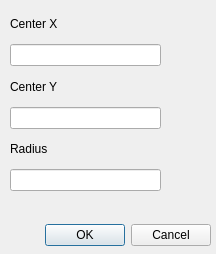
<?xml version="1.0" encoding="UTF-8"?>
<ui version="4.0">
 <class>CreateCircleDialog</class>
 <widget class="QDialog" name="CreateCircleDialog">
  <property name="geometry">
   <rect>
    <x>0</x>
    <y>0</y>
    <width>216</width>
    <height>254</height>
   </rect>
  </property>
  <property name="minimumSize">
   <size>
    <width>216</width>
    <height>254</height>
   </size>
  </property>
  <property name="maximumSize">
   <size>
    <width>216</width>
    <height>254</height>
   </size>
  </property>
  <property name="windowTitle">
   <string>Dialog</string>
  </property>
  <widget class="QDialogButtonBox" name="buttonBox">
   <property name="geometry">
    <rect>
     <x>10</x>
     <y>220</y>
     <width>201</width>
     <height>31</height>
    </rect>
   </property>
   <property name="orientation">
    <enum>Qt::Horizontal</enum>
   </property>
   <property name="standardButtons">
    <set>QDialogButtonBox::Cancel|QDialogButtonBox::Ok</set>
   </property>
  </widget>
  <widget class="QWidget" name="">
   <property name="geometry">
    <rect>
     <x>10</x>
     <y>10</y>
     <width>151</width>
     <height>181</height>
    </rect>
   </property>
   <layout class="QVBoxLayout" name="verticalLayout">
    <item>
     <widget class="QLabel" name="label">
      <property name="text">
       <string>Center X</string>
      </property>
     </widget>
    </item>
    <item>
     <widget class="QLineEdit" name="editCenterX"/>
    </item>
    <item>
     <widget class="QLabel" name="label_2">
      <property name="text">
       <string>Center Y</string>
      </property>
     </widget>
    </item>
    <item>
     <widget class="QLineEdit" name="editCenterY"/>
    </item>
    <item>
     <widget class="QLabel" name="label_3">
      <property name="text">
       <string>Radius</string>
      </property>
     </widget>
    </item>
    <item>
     <widget class="QLineEdit" name="editRadius"/>
    </item>
   </layout>
  </widget>
 </widget>
 <resources/>
 <connections>
  <connection>
   <sender>buttonBox</sender>
   <signal>accepted()</signal>
   <receiver>CreateCircleDialog</receiver>
   <slot>accept()</slot>
   <hints>
    <hint type="sourcelabel">
     <x>248</x>
     <y>254</y>
    </hint>
    <hint type="destinationlabel">
     <x>157</x>
     <y>274</y>
    </hint>
   </hints>
  </connection>
  <connection>
   <sender>buttonBox</sender>
   <signal>rejected()</signal>
   <receiver>CreateCircleDialog</receiver>
   <slot>reject()</slot>
   <hints>
    <hint type="sourcelabel">
     <x>316</x>
     <y>260</y>
    </hint>
    <hint type="destinationlabel">
     <x>286</x>
     <y>274</y>
    </hint>
   </hints>
  </connection>
 </connections>
</ui>
